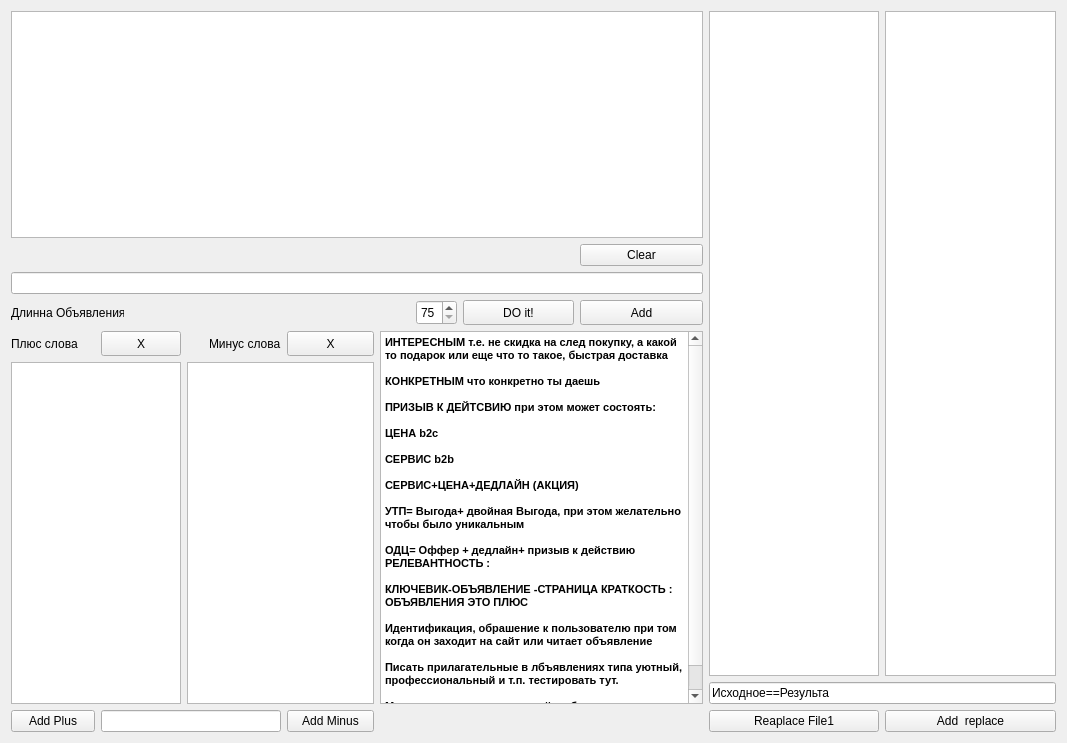
         <widget class="QWidget" name="scrollAreaWidgetContents">
          <property name="geometry">
           <rect>
            <x>0</x>
            <y>0</y>
            <width>1067</width>
            <height>743</height>
           </rect>
          </property>
          <layout class="QGridLayout" name="gridLayout_7">
           <item row="0" column="0" colspan="9">
            <widget class="QTextBrowser" name="obyaBrowser">
             <property name="minimumSize">
              <size>
               <width>0</width>
               <height>0</height>
              </size>
             </property>
             <property name="maximumSize">
              <size>
               <width>16777215</width>
               <height>16777215</height>
              </size>
             </property>
            </widget>
           </item>
           <item row="0" column="9" rowspan="6">
            <widget class="QTextBrowser" name="zamsrc">
             <property name="minimumSize">
              <size>
               <width>0</width>
               <height>0</height>
              </size>
             </property>
            </widget>
           </item>
           <item row="0" column="10" rowspan="6">
            <widget class="QTextBrowser" name="zamres">
             <property name="minimumSize">
              <size>
               <width>0</width>
               <height>0</height>
              </size>
             </property>
            </widget>
           </item>
           <item row="1" column="0" colspan="3">
            <widget class="QLabel" name="obya_label">
             <property name="sizePolicy">
              <sizepolicy hsizetype="Expanding" vsizetype="Preferred">
               <horstretch>0</horstretch>
               <verstretch>0</verstretch>
              </sizepolicy>
             </property>
             <property name="minimumSize">
              <size>
               <width>0</width>
               <height>0</height>
              </size>
             </property>
             <property name="maximumSize">
              <size>
               <width>16777215</width>
               <height>16777215</height>
              </size>
             </property>
             <property name="text">
              <string/>
             </property>
            </widget>
           </item>
           <item row="1" column="8">
            <widget class="QPushButton" name="clear_obya">
             <property name="sizePolicy">
              <sizepolicy hsizetype="Expanding" vsizetype="Preferred">
               <horstretch>0</horstretch>
               <verstretch>0</verstretch>
              </sizepolicy>
             </property>
             <property name="minimumSize">
              <size>
               <width>0</width>
               <height>0</height>
              </size>
             </property>
             <property name="text">
              <string>Clear</string>
             </property>
            </widget>
           </item>
           <item row="2" column="0" colspan="9">
            <widget class="QLineEdit" name="obyaline">
             <property name="sizePolicy">
              <sizepolicy hsizetype="Expanding" vsizetype="Preferred">
               <horstretch>0</horstretch>
               <verstretch>0</verstretch>
              </sizepolicy>
             </property>
             <property name="minimumSize">
              <size>
               <width>0</width>
               <height>0</height>
              </size>
             </property>
            </widget>
           </item>
           <item row="3" column="0" colspan="2">
            <widget class="QLabel" name="label_3">
             <property name="sizePolicy">
              <sizepolicy hsizetype="Expanding" vsizetype="Preferred">
               <horstretch>0</horstretch>
               <verstretch>0</verstretch>
              </sizepolicy>
             </property>
             <property name="minimumSize">
              <size>
               <width>0</width>
               <height>0</height>
              </size>
             </property>
             <property name="maximumSize">
              <size>
               <width>113</width>
               <height>16777215</height>
              </size>
             </property>
             <property name="text">
              <string>Длинна Объявления</string>
             </property>
            </widget>
           </item>
           <item row="3" column="5">
            <widget class="QLabel" name="ob_len_lab">
             <property name="sizePolicy">
              <sizepolicy hsizetype="Expanding" vsizetype="Preferred">
               <horstretch>0</horstretch>
               <verstretch>0</verstretch>
              </sizepolicy>
             </property>
             <property name="minimumSize">
              <size>
               <width>30</width>
               <height>0</height>
              </size>
             </property>
             <property name="maximumSize">
              <size>
               <width>16777215</width>
               <height>16777215</height>
              </size>
             </property>
             <property name="text">
              <string/>
             </property>
            </widget>
           </item>
           <item row="3" column="6">
            <widget class="QSpinBox" name="obya_length">
             <property name="sizePolicy">
              <sizepolicy hsizetype="Expanding" vsizetype="Preferred">
               <horstretch>0</horstretch>
               <verstretch>0</verstretch>
              </sizepolicy>
             </property>
             <property name="minimumSize">
              <size>
               <width>0</width>
               <height>0</height>
              </size>
             </property>
             <property name="minimum">
              <number>75</number>
             </property>
            </widget>
           </item>
           <item row="3" column="7">
            <widget class="QPushButton" name="do_tab2">
             <property name="sizePolicy">
              <sizepolicy hsizetype="Expanding" vsizetype="Preferred">
               <horstretch>0</horstretch>
               <verstretch>0</verstretch>
              </sizepolicy>
             </property>
             <property name="minimumSize">
              <size>
               <width>111</width>
               <height>23</height>
              </size>
             </property>
             <property name="text">
              <string>DO it!</string>
             </property>
            </widget>
           </item>
           <item row="3" column="8">
            <widget class="QPushButton" name="pushButton">
             <property name="sizePolicy">
              <sizepolicy hsizetype="Expanding" vsizetype="Preferred">
               <horstretch>0</horstretch>
               <verstretch>0</verstretch>
              </sizepolicy>
             </property>
             <property name="minimumSize">
              <size>
               <width>123</width>
               <height>25</height>
              </size>
             </property>
             <property name="text">
              <string>Add</string>
             </property>
            </widget>
           </item>
           <item row="4" column="0">
            <widget class="QLabel" name="label_2">
             <property name="sizePolicy">
              <sizepolicy hsizetype="Preferred" vsizetype="Preferred">
               <horstretch>0</horstretch>
               <verstretch>0</verstretch>
              </sizepolicy>
             </property>
             <property name="minimumSize">
              <size>
               <width>0</width>
               <height>0</height>
              </size>
             </property>
             <property name="maximumSize">
              <size>
               <width>73</width>
               <height>16777215</height>
              </size>
             </property>
             <property name="text">
              <string>Плюс слова</string>
             </property>
            </widget>
           </item>
           <item row="4" column="1">
            <widget class="QPushButton" name="clear_plus">
             <property name="sizePolicy">
              <sizepolicy hsizetype="Preferred" vsizetype="Preferred">
               <horstretch>0</horstretch>
               <verstretch>0</verstretch>
              </sizepolicy>
             </property>
             <property name="minimumSize">
              <size>
               <width>0</width>
               <height>0</height>
              </size>
             </property>
             <property name="maximumSize">
              <size>
               <width>16777215</width>
               <height>25</height>
              </size>
             </property>
             <property name="text">
              <string>X</string>
             </property>
            </widget>
           </item>
           <item row="4" column="3">
            <widget class="QLabel" name="label_4">
             <property name="minimumSize">
              <size>
               <width>0</width>
               <height>0</height>
              </size>
             </property>
             <property name="maximumSize">
              <size>
               <width>16777215</width>
               <height>16777215</height>
              </size>
             </property>
             <property name="text">
              <string>Минус слова</string>
             </property>
            </widget>
           </item>
           <item row="4" column="4">
            <widget class="QPushButton" name="clear_minus">
             <property name="sizePolicy">
              <sizepolicy hsizetype="Preferred" vsizetype="Preferred">
               <horstretch>0</horstretch>
               <verstretch>0</verstretch>
              </sizepolicy>
             </property>
             <property name="minimumSize">
              <size>
               <width>0</width>
               <height>0</height>
              </size>
             </property>
             <property name="maximumSize">
              <size>
               <width>16777215</width>
               <height>16777215</height>
              </size>
             </property>
             <property name="text">
              <string>X</string>
             </property>
            </widget>
           </item>
           <item row="4" column="5" rowspan="3" colspan="4">
            <widget class="QTextBrowser" name="textBrowser">
             <property name="minimumSize">
              <size>
               <width>0</width>
               <height>373</height>
              </size>
             </property>
             <property name="html">
              <string>&lt;!DOCTYPE HTML PUBLIC &quot;-//W3C//DTD HTML 4.0//EN&quot; &quot;http://www.w3.org/TR/REC-html40/strict.dtd&quot;&gt;
&lt;html&gt;&lt;head&gt;&lt;meta name=&quot;qrichtext&quot; content=&quot;1&quot; /&gt;&lt;style type=&quot;text/css&quot;&gt;
p, li { white-space: pre-wrap; }
&lt;/style&gt;&lt;/head&gt;&lt;body style=&quot; font-family:'MS Shell Dlg 2'; font-size:8.25pt; font-weight:400; font-style:normal;&quot;&gt;
&lt;p style=&quot; margin-top:0px; margin-bottom:0px; margin-left:0px; margin-right:0px; -qt-block-indent:0; text-indent:0px;&quot;&gt;&lt;span style=&quot; font-family:'Lucida Grande,Arial,tahoma,verdana,sans-serif'; font-size:8pt; font-weight:600; color:#000000; background-color:#ffffff;&quot;&gt;ИНТЕРЕСНЫМ т.е. не скидка на след покупку, а какой то подарок или еще что то такое, быстрая доставка &lt;/span&gt;&lt;/p&gt;
&lt;p style=&quot;-qt-paragraph-type:empty; margin-top:0px; margin-bottom:0px; margin-left:0px; margin-right:0px; -qt-block-indent:0; text-indent:0px; font-family:'Lucida Grande,Arial,tahoma,verdana,sans-serif'; font-size:8pt; font-weight:600; color:#000000;&quot;&gt;&lt;br /&gt;&lt;/p&gt;
&lt;p style=&quot; margin-top:0px; margin-bottom:0px; margin-left:0px; margin-right:0px; -qt-block-indent:0; text-indent:0px;&quot;&gt;&lt;span style=&quot; font-family:'Lucida Grande,Arial,tahoma,verdana,sans-serif'; font-size:8pt; font-weight:600; color:#000000; background-color:#ffffff;&quot;&gt;КОНКРЕТНЫМ что конкретно ты даешь &lt;/span&gt;&lt;/p&gt;
&lt;p style=&quot;-qt-paragraph-type:empty; margin-top:0px; margin-bottom:0px; margin-left:0px; margin-right:0px; -qt-block-indent:0; text-indent:0px; font-family:'Lucida Grande,Arial,tahoma,verdana,sans-serif'; font-size:8pt; font-weight:600; color:#000000;&quot;&gt;&lt;br /&gt;&lt;/p&gt;
&lt;p style=&quot; margin-top:0px; margin-bottom:0px; margin-left:0px; margin-right:0px; -qt-block-indent:0; text-indent:0px;&quot;&gt;&lt;span style=&quot; font-family:'Lucida Grande,Arial,tahoma,verdana,sans-serif'; font-size:8pt; font-weight:600; color:#000000; background-color:#ffffff;&quot;&gt;ПРИЗЫВ К ДЕЙТСВИЮ при этом может состоять: &lt;/span&gt;&lt;/p&gt;
&lt;p style=&quot;-qt-paragraph-type:empty; margin-top:0px; margin-bottom:0px; margin-left:0px; margin-right:0px; -qt-block-indent:0; text-indent:0px; font-family:'Lucida Grande,Arial,tahoma,verdana,sans-serif'; font-size:8pt; font-weight:600; color:#000000;&quot;&gt;&lt;br /&gt;&lt;/p&gt;
&lt;p style=&quot; margin-top:0px; margin-bottom:0px; margin-left:0px; margin-right:0px; -qt-block-indent:0; text-indent:0px;&quot;&gt;&lt;span style=&quot; font-family:'Lucida Grande,Arial,tahoma,verdana,sans-serif'; font-size:8pt; font-weight:600; color:#000000; background-color:#ffffff;&quot;&gt;ЦЕНА b2c &lt;/span&gt;&lt;/p&gt;
&lt;p style=&quot;-qt-paragraph-type:empty; margin-top:0px; margin-bottom:0px; margin-left:0px; margin-right:0px; -qt-block-indent:0; text-indent:0px; font-family:'Lucida Grande,Arial,tahoma,verdana,sans-serif'; font-size:8pt; font-weight:600; color:#000000;&quot;&gt;&lt;br /&gt;&lt;/p&gt;
&lt;p style=&quot; margin-top:0px; margin-bottom:0px; margin-left:0px; margin-right:0px; -qt-block-indent:0; text-indent:0px;&quot;&gt;&lt;span style=&quot; font-family:'Lucida Grande,Arial,tahoma,verdana,sans-serif'; font-size:8pt; font-weight:600; color:#000000; background-color:#ffffff;&quot;&gt;СЕРВИС b2b &lt;/span&gt;&lt;/p&gt;
&lt;p style=&quot;-qt-paragraph-type:empty; margin-top:0px; margin-bottom:0px; margin-left:0px; margin-right:0px; -qt-block-indent:0; text-indent:0px; font-family:'Lucida Grande,Arial,tahoma,verdana,sans-serif'; font-size:8pt; font-weight:600; color:#000000;&quot;&gt;&lt;br /&gt;&lt;/p&gt;
&lt;p style=&quot; margin-top:0px; margin-bottom:0px; margin-left:0px; margin-right:0px; -qt-block-indent:0; text-indent:0px;&quot;&gt;&lt;span style=&quot; font-family:'Lucida Grande,Arial,tahoma,verdana,sans-serif'; font-size:8pt; font-weight:600; color:#000000; background-color:#ffffff;&quot;&gt;СЕРВИС+ЦЕНА+ДЕДЛАЙН (АКЦИЯ) &lt;/span&gt;&lt;/p&gt;
&lt;p style=&quot;-qt-paragraph-type:empty; margin-top:0px; margin-bottom:0px; margin-left:0px; margin-right:0px; -qt-block-indent:0; text-indent:0px; font-family:'Lucida Grande,Arial,tahoma,verdana,sans-serif'; font-size:8pt; font-weight:600; color:#000000;&quot;&gt;&lt;br /&gt;&lt;/p&gt;
&lt;p style=&quot; margin-top:0px; margin-bottom:0px; margin-left:0px; margin-right:0px; -qt-block-indent:0; text-indent:0px;&quot;&gt;&lt;span style=&quot; font-family:'Lucida Grande,Arial,tahoma,verdana,sans-serif'; font-size:8pt; font-weight:600; color:#000000; background-color:#ffffff;&quot;&gt;УТП= Выгода+ двойная Выгода, при этом желательно чтобы было уникальным &lt;/span&gt;&lt;/p&gt;
&lt;p style=&quot;-qt-paragraph-type:empty; margin-top:0px; margin-bottom:0px; margin-left:0px; margin-right:0px; -qt-block-indent:0; text-indent:0px; font-family:'Lucida Grande,Arial,tahoma,verdana,sans-serif'; font-size:8pt; font-weight:600; color:#000000;&quot;&gt;&lt;br /&gt;&lt;/p&gt;
&lt;p style=&quot; margin-top:0px; margin-bottom:0px; margin-left:0px; margin-right:0px; -qt-block-indent:0; text-indent:0px;&quot;&gt;&lt;span style=&quot; font-family:'Lucida Grande,Arial,tahoma,verdana,sans-serif'; font-size:8pt; font-weight:600; color:#000000; background-color:#ffffff;&quot;&gt;ОДЦ= Оффер + дедлайн+ призыв к действию РЕЛЕВАНТНОСТЬ : &lt;/span&gt;&lt;/p&gt;
&lt;p style=&quot;-qt-paragraph-type:empty; margin-top:0px; margin-bottom:0px; margin-left:0px; margin-right:0px; -qt-block-indent:0; text-indent:0px; font-family:'Lucida Grande,Arial,tahoma,verdana,sans-serif'; font-size:8pt; font-weight:600; color:#000000;&quot;&gt;&lt;br /&gt;&lt;/p&gt;
&lt;p style=&quot; margin-top:0px; margin-bottom:0px; margin-left:0px; margin-right:0px; -qt-block-indent:0; text-indent:0px;&quot;&gt;&lt;span style=&quot; font-family:'Lucida Grande,Arial,tahoma,verdana,sans-serif'; font-size:8pt; font-weight:600; color:#000000; background-color:#ffffff;&quot;&gt;КЛЮЧЕВИК-ОБЪЯВЛЕНИЕ -СТРАНИЦА КРАТКОСТЬ : ОБЪЯВЛЕНИЯ ЭТО ПЛЮС&lt;/span&gt;&lt;/p&gt;
&lt;p style=&quot;-qt-paragraph-type:empty; margin-top:0px; margin-bottom:0px; margin-left:0px; margin-right:0px; -qt-block-indent:0; text-indent:0px; font-family:'Lucida Grande,Arial,tahoma,verdana,sans-serif'; font-size:8pt; font-weight:600; color:#000000;&quot;&gt;&lt;br /&gt;&lt;/p&gt;
&lt;p style=&quot; margin-top:0px; margin-bottom:0px; margin-left:0px; margin-right:0px; -qt-block-indent:0; text-indent:0px;&quot;&gt;&lt;span style=&quot; font-family:'Lucida Grande,Arial,tahoma,verdana,sans-serif'; font-size:8pt; font-weight:600; color:#000000; background-color:#ffffff;&quot;&gt;Идентификация, обрашение к пользователю при том когда он заходит на сайт или читает объявление&lt;/span&gt;&lt;/p&gt;
&lt;p style=&quot;-qt-paragraph-type:empty; margin-top:0px; margin-bottom:0px; margin-left:0px; margin-right:0px; -qt-block-indent:0; text-indent:0px; font-family:'Lucida Grande,Arial,tahoma,verdana,sans-serif'; font-size:8pt; font-weight:600; color:#000000;&quot;&gt;&lt;br /&gt;&lt;/p&gt;
&lt;p style=&quot; margin-top:0px; margin-bottom:0px; margin-left:0px; margin-right:0px; -qt-block-indent:0; text-indent:0px;&quot;&gt;&lt;span style=&quot; font-family:'Lucida Grande,Arial,tahoma,verdana,sans-serif'; font-size:8pt; font-weight:600; color:#000000; background-color:#ffffff;&quot;&gt;Писать прилагательные в лбъявлениях типа уютный, профессиональный и т.п. тестировать тут.&lt;/span&gt;&lt;/p&gt;
&lt;p style=&quot;-qt-paragraph-type:empty; margin-top:0px; margin-bottom:0px; margin-left:0px; margin-right:0px; -qt-block-indent:0; text-indent:0px; font-family:'Lucida Grande,Arial,tahoma,verdana,sans-serif'; font-size:8pt; font-weight:600; color:#000000;&quot;&gt;&lt;br /&gt;&lt;/p&gt;
&lt;p style=&quot; margin-top:0px; margin-bottom:0px; margin-left:0px; margin-right:0px; -qt-block-indent:0; text-indent:0px;&quot;&gt;&lt;span style=&quot; font-family:'Lucida Grande,Arial,tahoma,verdana,sans-serif'; font-size:8pt; font-weight:600; color:#000000; background-color:#ffffff;&quot;&gt;Минус слова : звони, широкий выбор, скидки на все, низкие цены, лучшие цены, качественно&lt;/span&gt;&lt;/p&gt;&lt;/body&gt;&lt;/html&gt;</string>
             </property>
            </widget>
           </item>
           <item row="5" column="0" rowspan="2" colspan="2">
            <widget class="QTextBrowser" name="plusBrowser">
             <property name="minimumSize">
              <size>
               <width>0</width>
               <height>0</height>
              </size>
             </property>
             <property name="maximumSize">
              <size>
               <width>16777215</width>
               <height>16777215</height>
              </size>
             </property>
            </widget>
           </item>
           <item row="5" column="2" rowspan="2" colspan="3">
            <widget class="QTextBrowser" name="minusBrowser">
             <property name="minimumSize">
              <size>
               <width>0</width>
               <height>0</height>
              </size>
             </property>
             <property name="maximumSize">
              <size>
               <width>16777215</width>
               <height>16777215</height>
              </size>
             </property>
            </widget>
           </item>
           <item row="6" column="9" colspan="2">
            <widget class="QLineEdit" name="zamtext">
             <property name="minimumSize">
              <size>
               <width>0</width>
               <height>0</height>
              </size>
             </property>
             <property name="text">
              <string>Исходное==Результа</string>
             </property>
            </widget>
           </item>
           <item row="7" column="0">
            <widget class="QPushButton" name="addplus">
             <property name="sizePolicy">
              <sizepolicy hsizetype="Expanding" vsizetype="Preferred">
               <horstretch>0</horstretch>
               <verstretch>0</verstretch>
              </sizepolicy>
             </property>
             <property name="minimumSize">
              <size>
               <width>0</width>
               <height>0</height>
              </size>
             </property>
             <property name="text">
              <string>Add Plus</string>
             </property>
            </widget>
           </item>
           <item row="7" column="1" colspan="3">
            <widget class="QLineEdit" name="plus_minus_line">
             <property name="sizePolicy">
              <sizepolicy hsizetype="Expanding" vsizetype="Preferred">
               <horstretch>0</horstretch>
               <verstretch>0</verstretch>
              </sizepolicy>
             </property>
             <property name="minimumSize">
              <size>
               <width>180</width>
               <height>0</height>
              </size>
             </property>
            </widget>
           </item>
           <item row="7" column="4">
            <widget class="QPushButton" name="addminus">
             <property name="sizePolicy">
              <sizepolicy hsizetype="Expanding" vsizetype="Preferred">
               <horstretch>0</horstretch>
               <verstretch>0</verstretch>
              </sizepolicy>
             </property>
             <property name="minimumSize">
              <size>
               <width>0</width>
               <height>0</height>
              </size>
             </property>
             <property name="text">
              <string>Add Minus</string>
             </property>
            </widget>
           </item>
           <item row="7" column="9">
            <widget class="QPushButton" name="do_zamena">
             <property name="sizePolicy">
              <sizepolicy hsizetype="Expanding" vsizetype="Preferred">
               <horstretch>0</horstretch>
               <verstretch>0</verstretch>
              </sizepolicy>
             </property>
             <property name="minimumSize">
              <size>
               <width>0</width>
               <height>0</height>
              </size>
             </property>
             <property name="text">
              <string>Reaplace File1</string>
             </property>
            </widget>
           </item>
           <item row="7" column="10">
            <widget class="QPushButton" name="add_zam">
             <property name="sizePolicy">
              <sizepolicy hsizetype="Expanding" vsizetype="Preferred">
               <horstretch>0</horstretch>
               <verstretch>0</verstretch>
              </sizepolicy>
             </property>
             <property name="minimumSize">
              <size>
               <width>0</width>
               <height>0</height>
              </size>
             </property>
             <property name="text">
              <string>Add  replace</string>
             </property>
            </widget>
           </item>
          </layout>
         </widget>
